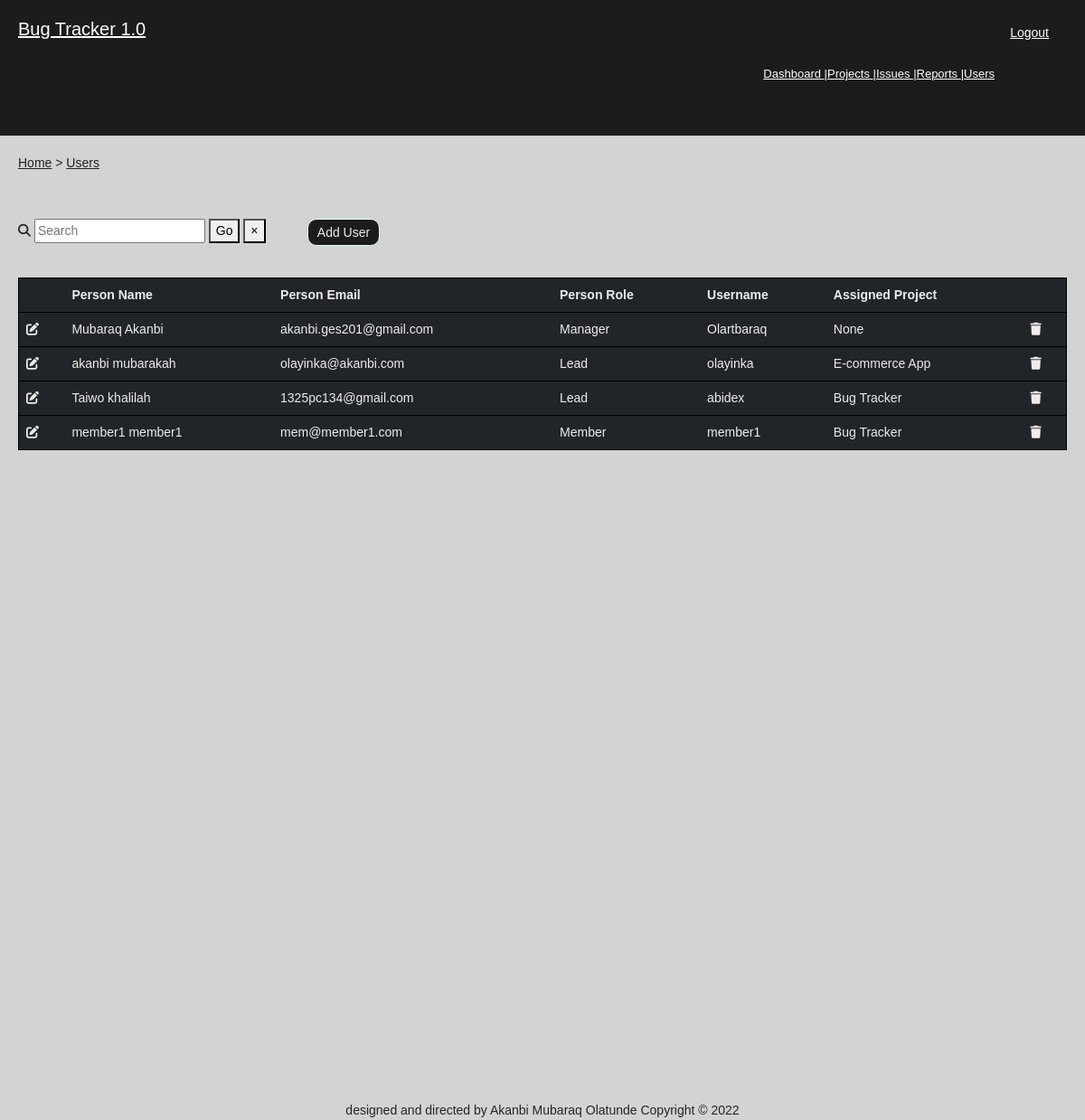
Screenshot of /users with the database file from the repository.
### main_files/db_models.py (models this page shows, shortened)
class User(db.Model):
    __table_args__ = {"extend_existing": True}
    """class that defines the fields to store users in the database """
    user_id = db.Column(db.Integer(), primary_key=True)
    firstname = db.Column(db.String(30), nullable=False)
    lastname = db.Column(db.String(30), nullable=False)
    email = db.Column(db.String(50), nullable=False)
    phone = db.Column(db.String(14), nullable=False)
    username = db.Column(db.String(50), nullable=False)
    assigned_project = db.Column(db.String(250), nullable=True)
    date_created = db.Column(db.DateTime, nullable=False, default=datetime.utcnow())
    date_modified_on = db.Column(db.DateTime, nullable=False, default=datetime.utcnow())
    record_created_by = db.Column(db.String(100), nullable=False, default="admin")
    record_modified_by = db.Column(db.String(100), nullable=False, default="admin")
    user_roles = db.Column(db.String(10), nullable=True)

### main_files/all_routes.py (the view, shortened to what this page needs)
@bp.route("/users", methods=["GET", "POST"])
def users_page():
    form3 = SearchForm2()
    all_users = User.query.order_by(User.date_created.desc()).limit(20)
    searched_users = User.query
    return render_template("users.html", all_users=all_users, form3=form3)

### main_files/forms_input.py
class SearchForm2(FlaskForm):
    searched = StringField(label="searched")
    Search = SubmitField(label="Search")

class SearchForm(FlaskForm):
    searched = StringField(label="searched")
    Search = SubmitField(label="Search")

### main_files/all_routes.py (called while the page is built)
@bp.context_processor
def base():
    form3 = SearchForm()
    return dict(form=form3)

@bp.context_processor
def base_user():
    form3 = SearchForm2()
    return dict(form=form3)

@bp.context_processor
def base_issue():
    form = SearchForm3()
    return dict(form=form)

### main_files/templates/users.html (shortened to what this page needs)
{% extends 'base.html' %}
{% block content %}
<div class="user-items">
    <div class="user-logo">
        <p>
            <a href="{{url_for('main.home_page')}}">Home</a> <span> > </span>
            <a href="{{url_for('main.users_page')}}">Users</a>
        </p>
    </div>
    <div class="add-search-users">
        <div class="search-users">
            <form method="post" action="{{url_for('main.users_page')}}">
                <i class="fa-solid fa-magnifying-glass"></i>
                <input type="search" class="user-to-search" name="searched" placeholder="Search" aria-label="Search">
                <button class="search-submit" type="submit" name="searched">Go</button>
                <a href="{{url_for('main.users_page')}}"><button type="button" class="m1-2 mb-1 close" aria-label="Close">
                    <span arai-hidden="true">&times;</span>
                </button></a>
            </form>
        </div>
        <div class="add-users">
            <a href="{{url_for('main.user_info_page')}}"><button class="search-submit" type="submit" name="searched"> Add User</button></a>
        </div>
    </div>
    <div class="user-table">
        <table class="table table-hover table-dark">
            <thead>
              <tr>
                <th scope"col"></th>
                <th scope"col">Person Name</th>
                <th scope"col">Person Email</th>
                <th scope"col">Person Role</th>
                <th scope"col">Username</th>
                <th scope"col">Assigned Project</th>
                <th scope"col"></th>
              </tr>
            </thead>
            <tbody>
                {% if searched %}
                    {% for items in searched_users %}
                    <tr>
                        <td><a href="{{ url_for('main.edit_user', user_id=items.user_id) }}"><i class="fa-solid fa-pen-to-square"></i></a></td>
                        <td>{{ items.firstname }} {{  items.lastname }}</td>
                        <td>{{ items.email }}</td>
                        <td>{{ items.user_roles }}</td>
                        <td>{{ items.username}}</td>
                        <td>{{ items.assigned_project }}</td>
                        <td><a method="DELETE" href="{{ url_for('main.delete_user', user_id=items.user_id) }}"><i class="fa-solid fa-trash"></i></a></td>
                      </tr>
                    {% endfor %}
                {% else %}
                    {% for user in all_users %}
                    <tr>
                        <td><a href="{{ url_for('main.edit_user', user_id=user.user_id) }}"><i class="fa-solid fa-pen-to-square"></i></a></td>
                        <td>{{ user.firstname }} {{  user.lastname }}</td>
                        <td>{{ user.email }}</td>
                        <td>{{ user.user_roles }}</td>
                        <td>{{ user.username}}</td>
                        <td>{{ user.assigned_project }}</td>
                        <td><a class='reload' method="DELETE" href="{{ url_for('main.delete_user', user_id=user.user_id) }}"><i class="fa-solid fa-trash"></i></a></td>
                    </tr>
                    {% endfor %}
                {% endif %}
            </tbody>
        </table>
    </div>
</div>
{% endblock %}

### main_files/static/scss/base.css (style rules this page uses)
* { box-sizing: border-box; }
body { width: 100vw; height: 100vh; overflow-y: scroll; overflow-x: hidden; background: lightgrey; font-family: sans-serif; font-size: 14px; }

### main_files/static/scss/projects.css (style rules this page uses)
.projects-table table, thead, tr { width: 90%; border: 1px solid black; border-radius: 5px; color: rgb(240, 236, 236); background-color: rgb(29, 28, 28); }
td a { color: rgb(240, 236, 236); }

### main_files/static/scss/users.css (style rules this page uses)
.user-items { margin: 20px; }
.add-search-users { display: flex; width: 400px; height: 100px; justify-content: space-between; align-items: center; }
.add-users button { width: 80px; height: 30px; border: solid, 1px, lightcyan; background-color: rgb(29, 28, 28); color: rgb(240, 236, 236); border-radius: 10px; }

### main_files/static/scss/reports.css (style rules this page uses)
a { color: rgb(34, 34, 34); }

### rows the page displays
User: firstname "Mubaraq", lastname "Akanbi", email "akanbi.ges201@gmail.com", user_roles "Manager", username "Olartbaraq", assigned_project "None"
User: firstname "akanbi", lastname "mubarakah", email "olayinka@akanbi.com", user_roles "Lead", username "olayinka", assigned_project "E-commerce App"
User: firstname "Taiwo", lastname "khalilah", email "1325pc134@gmail.com", user_roles "Lead", username "abidex", assigned_project "Bug Tracker"
User: firstname "member1", lastname "member1", email "mem@member1.com", user_roles "Member", username "member1", assigned_project "Bug Tracker"
